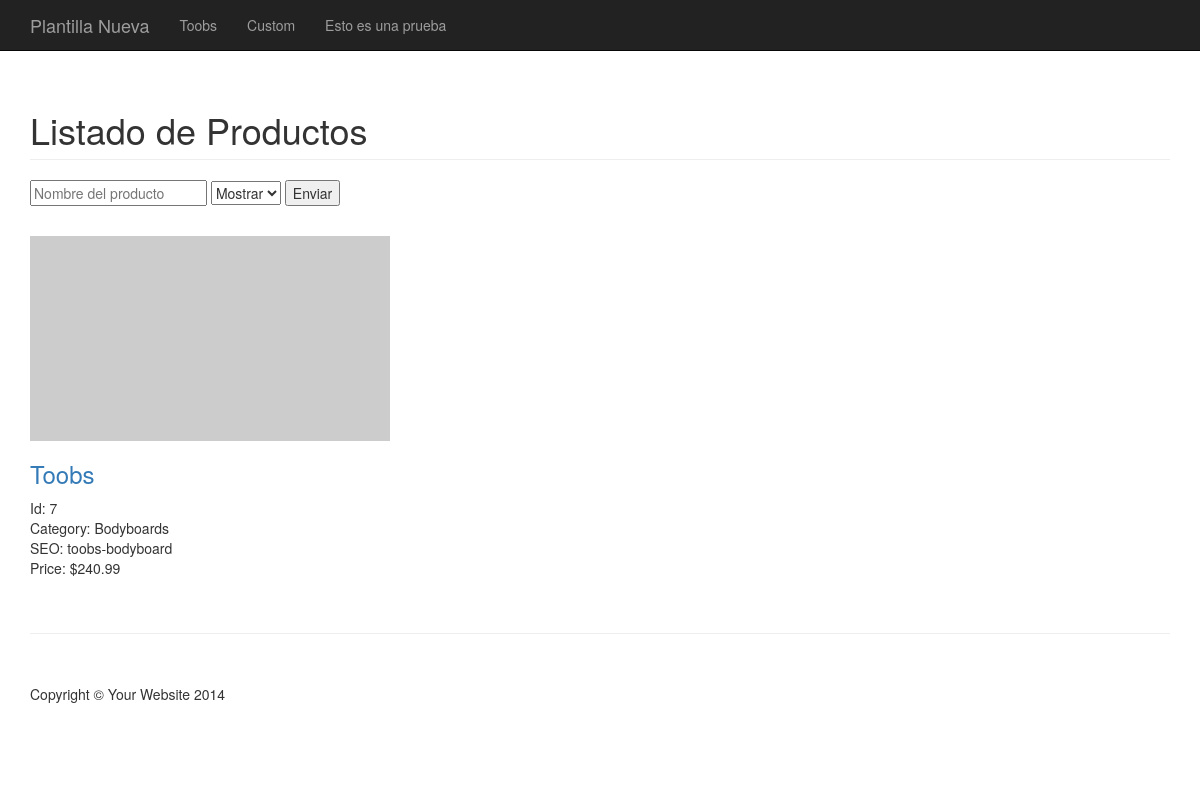
Page /4DHd9Ewx7I8/index.php on the committed database.
### tables this page shows
CREATE TABLE `products` (
  `product_id` int(11) NOT NULL AUTO_INCREMENT,
  `product_name` varchar(100) NOT NULL,
  `product_seo` varchar(100) NOT NULL,
  `product_price` double NOT NULL,
  `product_category_id` int(11) NOT NULL,
  `product_status` tinyint(1) NOT NULL,
  PRIMARY KEY (`product_id`)
);

CREATE TABLE `categories` (
  `category_id` int(11) NOT NULL AUTO_INCREMENT,
  `category_name` varchar(100) NOT NULL,
  `category_desc` mediumtext NOT NULL,
  `category_status` tinyint(1) NOT NULL,
  PRIMARY KEY (`category_id`)
);

### 4DHd9Ewx7I8/index.php (the view, shortened to what this page needs)
<!DOCTYPE html>
<html lang="en">
<head>
    <link href="assets/css/bootstrap.min.css" rel="stylesheet">
    <link href="assets/css/3-col-portfolio.css" rel="stylesheet">
</head>
<body>
    <nav class="navbar navbar-inverse navbar-fixed-top" role="navigation">
        <div class="container">
            <div class="navbar-header">
                <a class="navbar-brand" href="#">Plantilla Nueva</a>
            </div>
            <div class="collapse navbar-collapse" id="bs-example-navbar-collapse-1">
                <ul class="nav navbar-nav">
                    <li>
                        <a href="#">Toobs</a>
                    </li>
                    <li>
                        <a href="#">Custom</a>
                    </li>
                    <li>
                        <a href="#">Esto es una prueba</a>
                    </li>
                </ul>
            </div>
        </div>
    </nav>
    <div class="container">
        <div class="row">
            <div class="col-lg-12">
                <h1 class="page-header">Listado de Productos
                </h1>
            </div>
        </div>
        <div class="row">
            <div class="container" style="margin-bottom: 30px;">
                <form method="GET" action="index.php">
                    <input type="text" id="product_name" name="product_name" placeholder="Nombre del producto" value=""/>
                    <select id="product_status" name="product_status">
                        <option value="1">Mostrar</option>
                    </select>
                    <input type="submit" id="btn_enviar" name="btn_enviar" value="Enviar"/>
                </form>
            </div>
        </div>
        <div class="row">
            <?php
                $product_name = $_GET['product_name'];
                $product_status = $_GET['product_status'];
                $strsql = "SELECT p.product_id, p.product_name, c.category_name, p.product_seo, p.product_price FROM products p, categories c WHERE p.product_category_id = c.category_id AND p.product_name LIKE '%$product_name%' AND p.product_status = '$product_status' ORDER BY p.product_price DESC";
                $rs = mysql_query($strsql);
                $row = mysql_fetch_assoc($rs);
            ?>
            <?php do { ?>
               <div class="col-md-4 portfolio-item" id="id<?php echo($row['product_id']);?>">
                    <a href="#">
                        <img class="img-responsive" src="http://placehold.it/700x400" alt="">
                    </a>
                    <h3>
                        <a href="editar.php?product_id=<?php echo($row['product_id']);?>"><?php echo($row['product_name']);?></a>
                    </h3>
                    <p>
                    Id: <?php echo($row['product_id']);?><br/>
                    Category: <?php echo($row['category_name']);?> <br/>
                    SEO: <?php echo($row['product_seo']);?> <br/>
                    Price: $<?php echo($row['product_price']);?> <br/>
                    </p>
                </div>
            <?php } while ($row = mysql_fetch_assoc($rs)); ?>
        </div>
        <hr>
        <footer>
            <div class="row">
                <div class="col-lg-12">
                    <p>Copyright &copy; Your Website 2014</p>
                </div>
            </div>
        </footer>
    </div>
</body>
</html>

### aZG2F8snYQM/assets/css/3-col-portfolio.css (style rules this page uses)
body { padding-top: 70px; }
.portfolio-item { margin-bottom: 25px; }
footer { margin: 50px 0; }

### rows in the picture
products: product_name "Toobs", product_id "7", categories.category_name "Bodyboards", product_seo "toobs-bodyboard", product_price "240.99"
